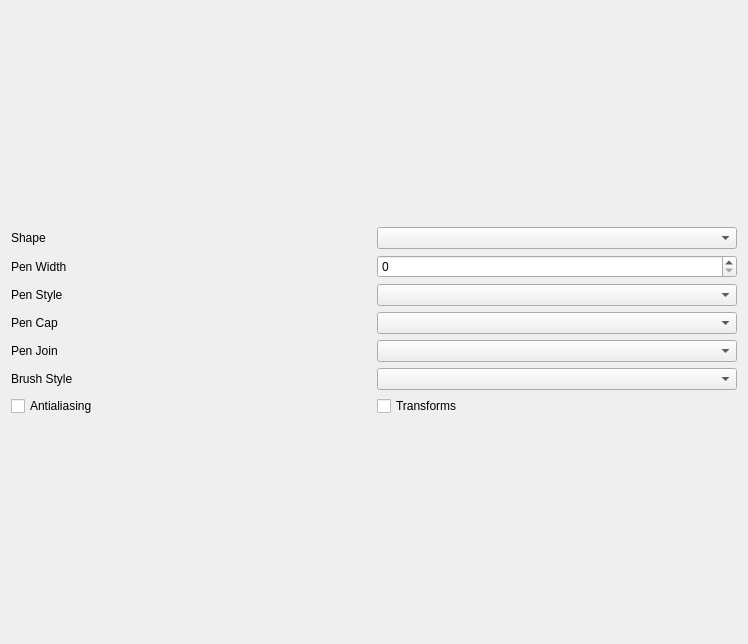
<?xml version="1.0" encoding="UTF-8"?>
<ui version="4.0">
 <class>Widget</class>
 <widget class="QWidget" name="Widget">
  <property name="geometry">
   <rect>
    <x>0</x>
    <y>0</y>
    <width>748</width>
    <height>644</height>
   </rect>
  </property>
  <property name="windowTitle">
   <string>Widget</string>
  </property>
  <layout class="QVBoxLayout" name="verticalLayout_2">
   <item>
    <layout class="QVBoxLayout" name="canvasLayout"/>
   </item>
   <item>
    <layout class="QVBoxLayout" name="verticalLayout">
     <item>
      <layout class="QHBoxLayout" name="horizontalLayout">
       <item>
        <widget class="QLabel" name="label">
         <property name="text">
          <string>Shape</string>
         </property>
        </widget>
       </item>
       <item>
        <widget class="QComboBox" name="shapeCombo"/>
       </item>
      </layout>
     </item>
     <item>
      <layout class="QHBoxLayout" name="horizontalLayout_2">
       <item>
        <widget class="QLabel" name="label_2">
         <property name="text">
          <string>Pen Width</string>
         </property>
        </widget>
       </item>
       <item>
        <widget class="QSpinBox" name="penWidthSpinBox"/>
       </item>
      </layout>
     </item>
     <item>
      <layout class="QHBoxLayout" name="horizontalLayout_3">
       <item>
        <widget class="QLabel" name="label_3">
         <property name="text">
          <string>Pen Style</string>
         </property>
        </widget>
       </item>
       <item>
        <widget class="QComboBox" name="penStyleComboBox"/>
       </item>
      </layout>
     </item>
     <item>
      <layout class="QHBoxLayout" name="horizontalLayout_4">
       <item>
        <widget class="QLabel" name="label_4">
         <property name="text">
          <string>Pen Cap</string>
         </property>
        </widget>
       </item>
       <item>
        <widget class="QComboBox" name="penCapComboBox"/>
       </item>
      </layout>
     </item>
     <item>
      <layout class="QHBoxLayout" name="horizontalLayout_5">
       <item>
        <widget class="QLabel" name="label_5">
         <property name="text">
          <string>Pen Join</string>
         </property>
        </widget>
       </item>
       <item>
        <widget class="QComboBox" name="penJoinComboBox"/>
       </item>
      </layout>
     </item>
     <item>
      <layout class="QHBoxLayout" name="horizontalLayout_6">
       <item>
        <widget class="QLabel" name="label6">
         <property name="text">
          <string>Brush Style</string>
         </property>
        </widget>
       </item>
       <item>
        <widget class="QComboBox" name="brushStyleComboBox"/>
       </item>
      </layout>
     </item>
     <item>
      <layout class="QHBoxLayout" name="horizontalLayout_7">
       <item>
        <widget class="QCheckBox" name="antiAliasingCheckBox">
         <property name="text">
          <string>Antialiasing</string>
         </property>
        </widget>
       </item>
       <item>
        <widget class="QCheckBox" name="transformsCheckBox">
         <property name="text">
          <string>Transforms</string>
         </property>
        </widget>
       </item>
      </layout>
     </item>
    </layout>
   </item>
  </layout>
 </widget>
 <resources/>
 <connections/>
</ui>
